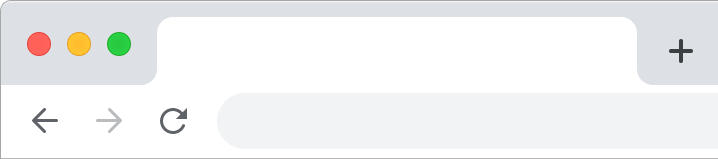
#> input picture src/wagtail_guide/factories/images/chrome_start.png, 718 x 159 px; its folder holds only this picture in this run; the run also reads 1 picture not shown here
$ python -i mixins.py   (imports and definitions only)
#> lines starting #> are read from the running program, lines starting #| are printed output that depends on the picture; pictures that were not available may be replaced by others from this repository, and a replacement may not be noted
import os

from PIL import Image, ImageDraw

image_filenames = []


def add_browser_chrome(filepath):
#> called with filepath = 'images/chrome_start.png'
    original = Image.open(filepath).convert("RGBA")
#> original is the input picture: PIL image 718x159 RGBA; mean R, G, B, A 239.7, 240.9, 240.9, 253.7
    width, height = original.size
#> width = 718; height = 159
    chrome_height = 159
    im = Image.new("RGBA", (width + 2, height + chrome_height + 1), (0, 0, 0, 89))
    im.paste(original, (1, chrome_height))
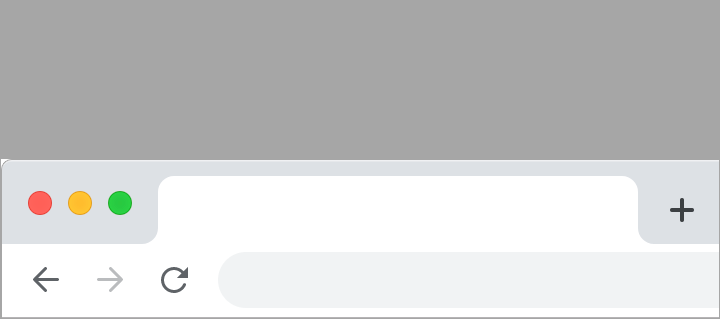
#> im: PIL image 720x319 RGBA; mean R, G, B, A 119.2, 119.7, 119.7, 170.9; transparent parts drawn white
    directory = os.path.join(os.path.dirname(os.path.abspath(__file__)), "images")
    chrome_middle = Image.open(os.path.join(directory, "chrome_middle.png")).convert("RGBA")
    for i in range(width):
        im.paste(chrome_middle, (i, 0))
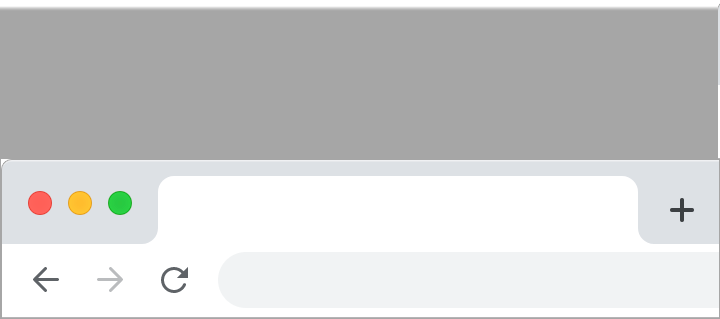
#> im: PIL image 720x319 RGBA; mean R, G, B, A 119.5, 120, 120, 168.8; transparent parts drawn white
    chrome_start = Image.open(os.path.join(directory, "chrome_start.png")).convert("RGBA")
    im.paste(chrome_start, (0, 0))
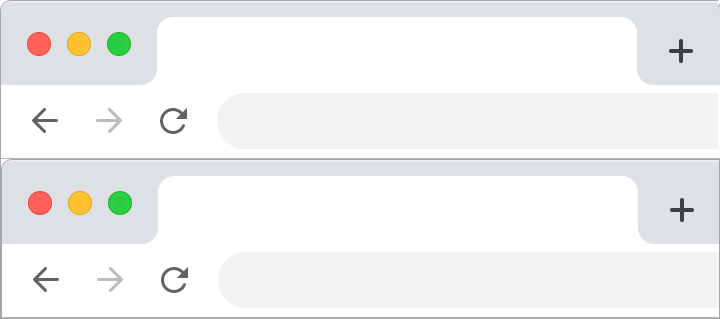
#> im: PIL image 720x319 RGBA; mean R, G, B, A 238.6, 239.8, 239.8, 252.9; transparent parts drawn white
#> (the run stopped early here; a loop or call above may not have finished)
